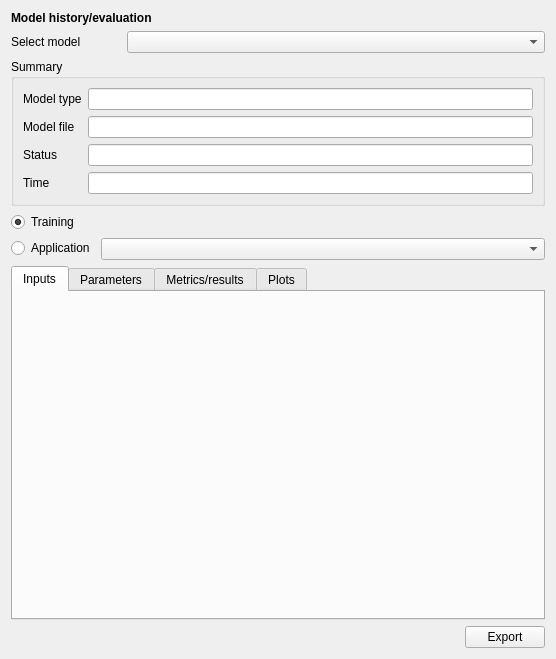
<?xml version="1.0" encoding="UTF-8"?>
<ui version="4.0">
 <class>Form</class>
 <widget class="QWidget" name="Form">
  <property name="geometry">
   <rect>
    <x>0</x>
    <y>0</y>
    <width>556</width>
    <height>659</height>
   </rect>
  </property>
  <property name="sizePolicy">
   <sizepolicy hsizetype="Preferred" vsizetype="Preferred">
    <horstretch>0</horstretch>
    <verstretch>0</verstretch>
   </sizepolicy>
  </property>
  <property name="minimumSize">
   <size>
    <width>0</width>
    <height>0</height>
   </size>
  </property>
  <property name="maximumSize">
   <size>
    <width>16777215</width>
    <height>16777215</height>
   </size>
  </property>
  <property name="windowTitle">
   <string>Form</string>
  </property>
  <layout class="QVBoxLayout" name="verticalLayout">
   <item>
    <widget class="QLabel" name="model_application_label">
     <property name="font">
      <font>
       <weight>75</weight>
       <bold>true</bold>
      </font>
     </property>
     <property name="text">
      <string>Model history/evaluation</string>
     </property>
    </widget>
   </item>
   <item>
    <layout class="QHBoxLayout" name="horizontalLayout">
     <item>
      <widget class="QLabel" name="label">
       <property name="text">
        <string>Select model</string>
       </property>
      </widget>
     </item>
     <item>
      <spacer name="horizontalSpacer">
       <property name="orientation">
        <enum>Qt::Horizontal</enum>
       </property>
       <property name="sizeType">
        <enum>QSizePolicy::Preferred</enum>
       </property>
       <property name="sizeHint" stdset="0">
        <size>
         <width>40</width>
         <height>20</height>
        </size>
       </property>
      </spacer>
     </item>
     <item>
      <widget class="QComboBox" name="model_selection">
       <property name="sizePolicy">
        <sizepolicy hsizetype="Expanding" vsizetype="Fixed">
         <horstretch>0</horstretch>
         <verstretch>0</verstretch>
        </sizepolicy>
       </property>
      </widget>
     </item>
    </layout>
   </item>
   <item>
    <widget class="QGroupBox" name="data_groupbox">
     <property name="sizePolicy">
      <sizepolicy hsizetype="Preferred" vsizetype="Maximum">
       <horstretch>0</horstretch>
       <verstretch>0</verstretch>
      </sizepolicy>
     </property>
     <property name="title">
      <string>Summary</string>
     </property>
     <layout class="QFormLayout" name="formLayout">
      <item row="0" column="0">
       <widget class="QLabel" name="label_2">
        <property name="text">
         <string>Model type</string>
        </property>
       </widget>
      </item>
      <item row="0" column="1">
       <widget class="QLineEdit" name="model_type">
        <property name="text">
         <string/>
        </property>
       </widget>
      </item>
      <item row="1" column="0">
       <widget class="QLabel" name="label_3">
        <property name="text">
         <string>Model file</string>
        </property>
       </widget>
      </item>
      <item row="1" column="1">
       <widget class="QLineEdit" name="model_file">
        <property name="text">
         <string/>
        </property>
       </widget>
      </item>
      <item row="2" column="0">
       <widget class="QLabel" name="label_5">
        <property name="text">
         <string>Status</string>
        </property>
       </widget>
      </item>
      <item row="2" column="1">
       <widget class="QLineEdit" name="lineEdit_3">
        <property name="text">
         <string/>
        </property>
       </widget>
      </item>
      <item row="3" column="0">
       <widget class="QLabel" name="label_4">
        <property name="text">
         <string>Time</string>
        </property>
       </widget>
      </item>
      <item row="3" column="1">
       <widget class="QLineEdit" name="lineEdit_4">
        <property name="text">
         <string/>
        </property>
       </widget>
      </item>
     </layout>
    </widget>
   </item>
   <item>
    <layout class="QFormLayout" name="formLayout_2">
     <item row="0" column="0">
      <widget class="QRadioButton" name="radioButton">
       <property name="text">
        <string>Training</string>
       </property>
       <property name="checked">
        <bool>true</bool>
       </property>
      </widget>
     </item>
     <item row="1" column="0">
      <widget class="QRadioButton" name="radioButton_2">
       <property name="text">
        <string>Application</string>
       </property>
      </widget>
     </item>
     <item row="1" column="1">
      <widget class="QComboBox" name="comboBox"/>
     </item>
    </layout>
   </item>
   <item>
    <widget class="QTabWidget" name="tabWidget">
     <property name="minimumSize">
      <size>
       <width>0</width>
       <height>300</height>
      </size>
     </property>
     <property name="currentIndex">
      <number>0</number>
     </property>
     <widget class="QWidget" name="tab_3">
      <attribute name="title">
       <string>Inputs</string>
      </attribute>
      <layout class="QVBoxLayout" name="verticalLayout_2"/>
     </widget>
     <widget class="QWidget" name="tab_4">
      <attribute name="title">
       <string>Parameters</string>
      </attribute>
     </widget>
     <widget class="QWidget" name="tab">
      <attribute name="title">
       <string>Metrics/results</string>
      </attribute>
     </widget>
     <widget class="QWidget" name="tab_2">
      <attribute name="title">
       <string>Plots</string>
      </attribute>
     </widget>
    </widget>
   </item>
   <item>
    <layout class="QHBoxLayout" name="horizontalLayout_2">
     <item>
      <spacer name="horizontalSpacer_2">
       <property name="orientation">
        <enum>Qt::Horizontal</enum>
       </property>
       <property name="sizeHint" stdset="0">
        <size>
         <width>40</width>
         <height>20</height>
        </size>
       </property>
      </spacer>
     </item>
     <item>
      <widget class="QPushButton" name="pushButton">
       <property name="text">
        <string>Export</string>
       </property>
      </widget>
     </item>
    </layout>
   </item>
  </layout>
 </widget>
 <resources/>
 <connections/>
</ui>
